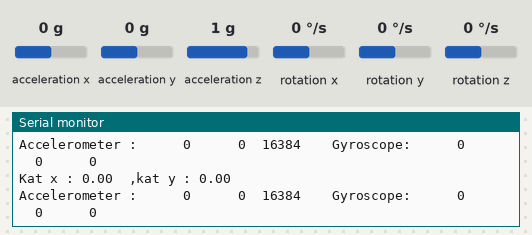
The sketch below on a simulated Arduino Uno, built with avr-gcc and run on an emulated ATmega328P. On the bench: the last lines printed to the serial monitor. The inputs (shaded band) are chosen by the test bench; at power-on: acceleration x 0 g, acceleration y 0 g, acceleration z 1 g, rotation x 0 °/s, rotation y 0 °/s, rotation z 0 °/s.

Above: at 1.2 s.
1.3 s: acceleration x set to -1.4 g
At 1.48 s:
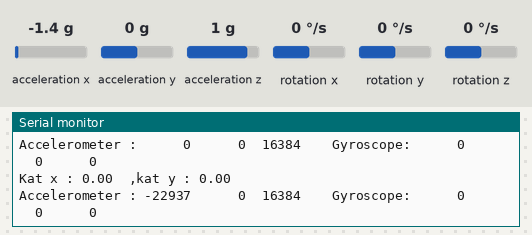
3.0 s: acceleration y set to -1.4 g
At 3.17 s:
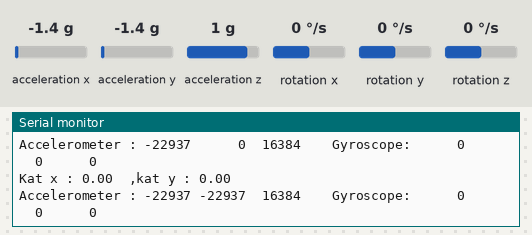
4.7 s: acceleration z set to -1.4 g
At 4.86 s:
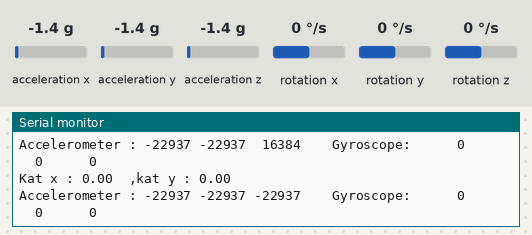
6.4 s: rotation x set to -192 °/s
At 6.55 s:
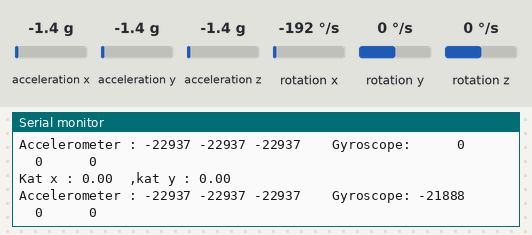
8.1 s: rotation y set to -192 °/s
At 8.28 s:
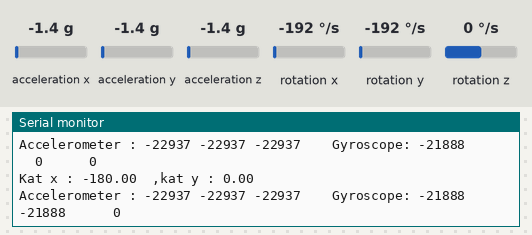
9.8 s: rotation z set to -192 °/s
At 9.87 s:
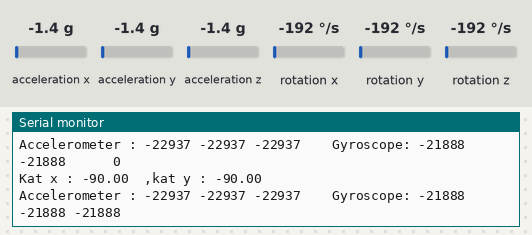
Timing chart, 0 to 12.4 s (numbered marks = the images above; inputs shaded):
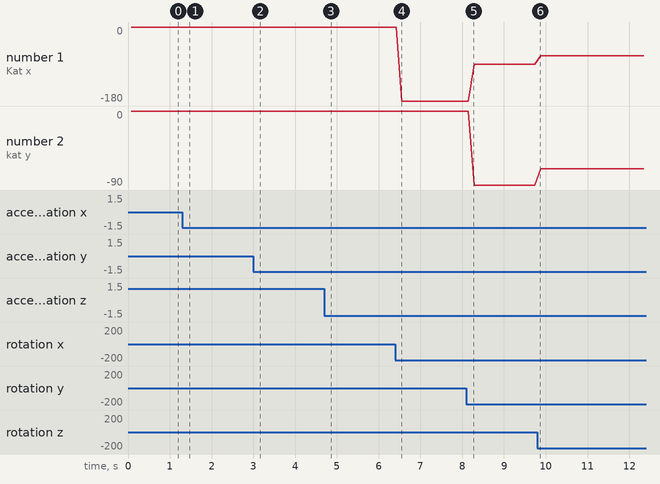

Measured:
- after the input at 1.3 s, the serial monitor: prints a new line after 0.11 s (image 1)
- after the input at 3.0 s, the serial monitor: prints a new line after 0.10 s (image 2)
- after the input at 4.7 s, the serial monitor: prints a new line after 0.09 s (image 3)
- after the input at 6.4 s, the serial monitor: prints a new line after 0.08 s (image 4)
- after the input at 8.1 s, the serial monitor: prints a new line after 0.11 s (image 5)
- after the input at 9.8 s, the serial monitor: prints a new line at once (image 6)
- plotted number 1: 0 → -180 after the input at 6.4 s, -180 → -90 after the input at 8.1 s, -90 → -70.53 after the input at 9.8 s
- plotted number 2: 0 → -90 after the input at 8.1 s, -90 → -70.53 after the input at 9.8 s

The sketch:

LSM6DS33.ino
```cpp
/*
 *  Example how use LSM6DS33 in arduino project
 *
 */

#include <LSM6.h>           // Libary from arduino tools
#include <Wire.h>
LSM6 imu;

const float pi = 3.141592;
char report[140];
int ax, ay, az;
float  angle_x,  angle_y;

void setup() {
    Serial.begin(9600);
    Wire.begin();

    if (!imu.init()){
      Serial.println("Blad z podlczączeniem IMU!");
      while (1);
    }
   imu.enableDefault();
}


void loop() {

     imu.read();
     ax=imu.g.x;   ay=imu.g.y;  az=imu.g.z;

     // Calculate of roll and pitch in deg
     angle_x = atan2(ax, sqrt(square(ay) + square(az)))/(pi/360);
     angle_y = atan2(ay, sqrt(square( ax) + square(az)))/(pi/360);

     snprintf(report, sizeof(report), "Accelerometer : %6d %6d %6d    Gyroscope: %6d %6d %6d",
     imu.a.x, imu.a.y, imu.a.z,
     ax, ay, az   );

     Serial.println(report);
     Serial.print( "Kat x : ") ; Serial.print(angle_x) ; Serial.print( "  ,kat y : " ); Serial.println(angle_y);

     delay(100);
}
```
